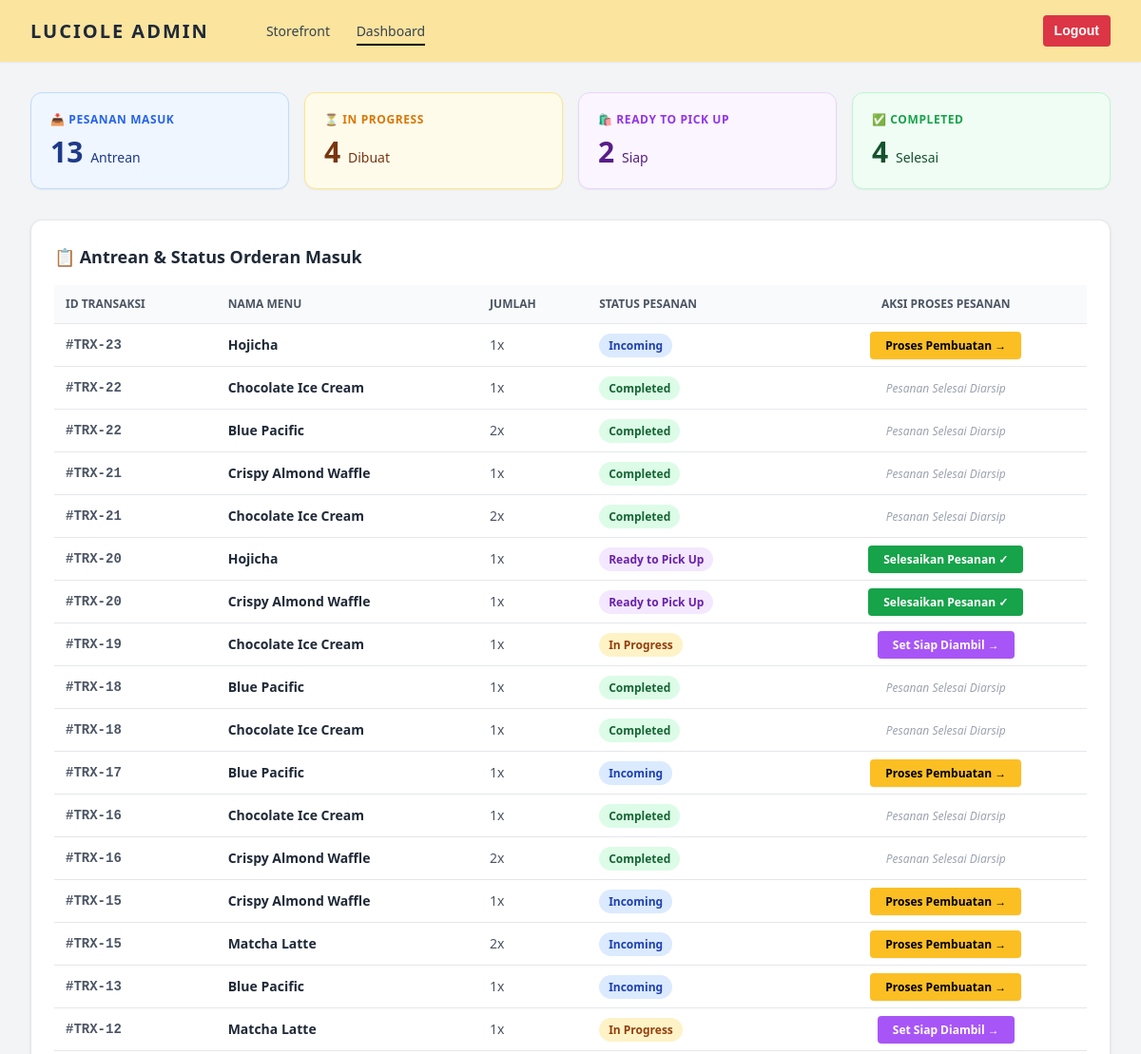
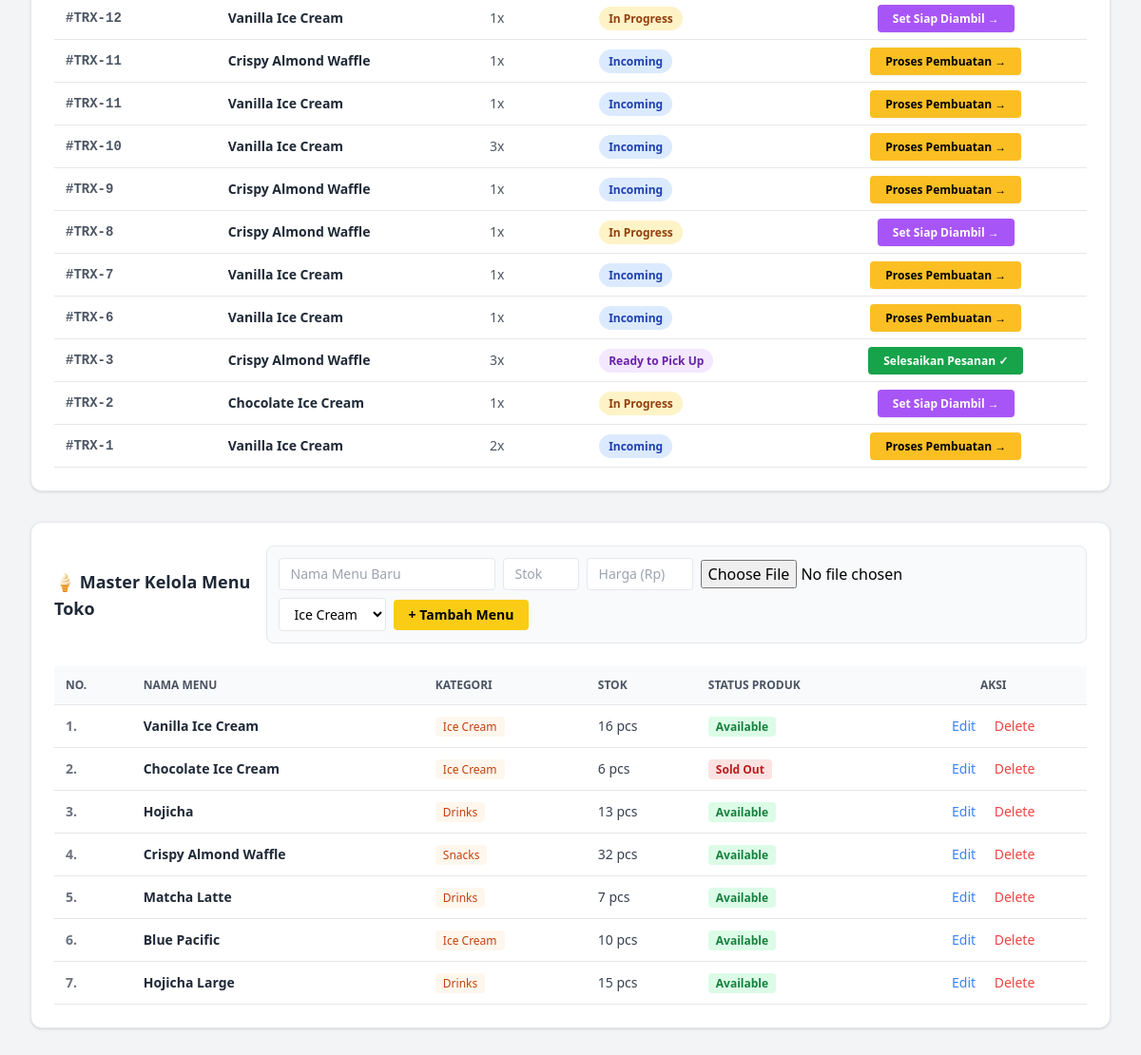
/dashboard.php (signed in), run on the app's committed database (2 pictures, top to bottom).
### tables this page shows
CREATE TABLE `transaction_detail` (
  `detail_id` int(11) NOT NULL,
  `transaction_id` int(11) NOT NULL,
  `menu_id` int(11) NOT NULL,
  `qty` int(11) NOT NULL,
  `price` int(11) NOT NULL
);

CREATE TABLE `transaction` (
  `transaction_id` int(11) NOT NULL,
  `menu_id` int(11) NOT NULL,
  `order_status` enum('Incoming','In Progress','Ready to Pick Up','Completed') NOT NULL DEFAULT 'Incoming',
  `created_at` timestamp NOT NULL DEFAULT current_timestamp()
);

CREATE TABLE `menu` (
  `menu_id` int(11) NOT NULL,
  `menu_name` varchar(255) NOT NULL,
  `price` int(11) DEFAULT NULL,
  `category` enum('Ice Cream','Drinks','Snacks') NOT NULL,
  `qty` int(11) NOT NULL DEFAULT 0,
  `status` enum('Available','Sold Out') NOT NULL DEFAULT 'Available',
  `image` varchar(255) DEFAULT NULL
);

### dashboard.php (the view, shortened to what this page needs)
<?php
include 'koneksi.php';
$menus = mysqli_query($conn, "SELECT * FROM Menu");
$orders_query = "SELECT t.transaction_id, t.order_status, m.menu_name, td.qty
                 FROM `Transaction` t
                 JOIN Transaction_Detail td ON t.transaction_id = td.transaction_id
                 JOIN Menu m ON td.menu_id = m.menu_id
                 ORDER BY t.transaction_id DESC";
$orders = mysqli_query($conn, $orders_query);
$count_incoming  = mysqli_num_rows(mysqli_query($conn, "SELECT * FROM `Transaction` WHERE order_status='Incoming'"));
$count_progress  = mysqli_num_rows(mysqli_query($conn, "SELECT * FROM `Transaction` WHERE order_status='In Progress'"));
$count_pickup    = mysqli_num_rows(mysqli_query($conn, "SELECT * FROM `Transaction` WHERE order_status='Ready to Pick Up'"));
$count_completed = mysqli_num_rows(mysqli_query($conn, "SELECT * FROM `Transaction` WHERE order_status='Completed'"));
?>
<!DOCTYPE html>
<html lang="en">
<head>
    <script src="https://cdn.tailwindcss.com"></script>
</head>
<body class="bg-gray-100 font-sans min-h-screen flex flex-col">
    <header class="bg-[#FBE49D] px-4 sm:px-8 py-4 flex flex-col sm:flex-row gap-4 items-center justify-between shadow-sm">
        <div class="flex flex-col sm:flex-row items-center gap-3 sm:space-x-12 text-center sm:text-left">
            <h1 class="text-xl font-bold tracking-widest text-gray-800">LUCIOLE ADMIN</h1>
            <nav class="space-x-6 text-sm font-medium text-gray-700">
                <a href="index.php" class="hover:text-black">Storefront</a>
                <a href="#" class="hover:text-black border-b-2 border-black pb-1">Dashboard</a>
            </nav>
        </div>
        <a href="logout.php"
       style="background-color: #dc3545; color: white; padding: 6px 12px; text-decoration: none; border-radius: 4px; font-family: sans-serif; font-size: 14px; font-weight: bold;"
       onclick="return confirm('Confirm Logout?');">
       Logout
    </a>
    </header>
    <main class="flex-1 p-8 space-y-8">
        <div class="grid grid-cols-1 sm:grid-cols-2 lg:grid-cols-4 gap-4">
            <div class="bg-blue-50 p-5 rounded-xl border border-blue-200 shadow-sm flex flex-col justify-between">
                <p class="text-xs font-bold uppercase tracking-wider text-blue-600">📥 Pesanan Masuk</p>
                <p class="text-3xl font-black text-blue-900 mt-2"><?= $count_incoming; ?> <span class="text-sm font-normal">Antrean</span></p>
            </div>
            <div class="bg-amber-50 p-5 rounded-xl border border-amber-200 shadow-sm flex flex-col justify-between">
                <p class="text-xs font-bold uppercase tracking-wider text-amber-600">⏳ In Progress</p>
                <p class="text-3xl font-black text-amber-900 mt-2"><?= $count_progress; ?> <span class="text-sm font-normal">Dibuat</span></p>
            </div>
            <div class="bg-purple-50 p-5 rounded-xl border border-purple-200 shadow-sm flex flex-col justify-between">
                <p class="text-xs font-bold uppercase tracking-wider text-purple-600">🛍️ Ready to Pick Up</p>
                <p class="text-3xl font-black text-purple-900 mt-2"><?= $count_pickup; ?> <span class="text-sm font-normal">Siap</span></p>
            </div>
            <div class="bg-green-50 p-5 rounded-xl border border-green-200 shadow-sm flex flex-col justify-between">
                <p class="text-xs font-bold uppercase tracking-wider text-green-600">✅ Completed</p>
                <p class="text-3xl font-black text-green-900 mt-2"><?= $count_completed; ?> <span class="text-sm font-normal">Selesai</span></p>
            </div>
        </div>
        <div class="bg-white rounded-xl shadow p-6 border border-gray-200">
            <h2 class="text-lg font-extrabold text-gray-800 mb-4">📋 Antrean & Status Orderan Masuk</h2>
            <div class="overflow-x-auto">
                <table class="w-full text-left border-collapse">
                    <thead>
                        <tr class="bg-gray-50 text-gray-600 text-xs font-bold uppercase border-b border-gray-200">
                            <th class="p-3">ID Transaksi</th>
                            <th class="p-3">Nama Menu</th>
                            <th class="p-3">Jumlah</th>
                            <th class="p-3">Status Pesanan</th>
                            <th class="p-3 text-center">Aksi Proses Pesanan</th>
                        </tr>
                    </thead>
                    <tbody class="text-sm">
                        <?php if(mysqli_num_rows($orders) > 0): ?>
                            <?php while($o = mysqli_fetch_assoc($orders)): ?>
                            <tr class="border-b hover:bg-gray-50">
                                <td class="p-3 font-mono font-bold text-gray-600">#TRX-<?= $o['transaction_id']; ?></td>
                                <td class="p-3 font-semibold text-gray-800"><?= htmlspecialchars($o['menu_name']); ?></td>
                                <td class="p-3 text-gray-600"><?= $o['qty']; ?>x</td>
                                <td class="p-3">
                                    <?php
                                        if($o['order_status'] == 'Incoming') echo '<span class="bg-blue-100 text-blue-800 px-2.5 py-1 rounded-full text-xs font-bold">Incoming</span>';
                                        elseif($o['order_status'] == 'In Progress') echo '<span class="bg-amber-100 text-amber-800 px-2.5 py-1 rounded-full text-xs font-bold">In Progress</span>';
                                        elseif($o['order_status'] == 'Ready to Pick Up') echo '<span class="bg-purple-100 text-purple-800 px-2.5 py-1 rounded-full text-xs font-bold">Ready to Pick Up</span>';
                                        else echo '<span class="bg-green-100 text-green-800 px-2.5 py-1 rounded-full text-xs font-bold">Completed</span>';
                                    ?>
                                </td>
                                <td class="p-3 text-center">
                                    <?php if($o['order_status'] == 'Incoming'): ?>
                                        <a href="controller.php?action=update_status&id=<?= $o['transaction_id']; ?>&status=In Progress" class="bg-amber-400 hover:bg-amber-500 text-xs font-bold px-4 py-1.5 rounded transition shadow-sm">Proses Pembuatan &rarr;</a>
                                    <?php elseif($o['order_status'] == 'In Progress'): ?>
                                        <a href="controller.php?action=update_status&id=<?= $o['transaction_id']; ?>&status=Ready to Pick Up" class="bg-purple-500 hover:bg-purple-600 text-white text-xs font-bold px-4 py-1.5 rounded transition shadow-sm">Set Siap Diambil &rarr;</a>
                                    <?php elseif($o['order_status'] == 'Ready to Pick Up'): ?>
                                        <a href="controller.php?action=update_status&id=<?= $o['transaction_id']; ?>&status=Completed" class="bg-green-600 hover:bg-green-700 text-white text-xs font-bold px-4 py-1.5 rounded transition shadow-sm">Selesaikan Pesanan ✓</a>
                                    <?php else: ?>
                                        <span class="text-gray-400 text-xs font-medium italic">Pesanan Selesai Diarsip</span>
                                    <?php endif; ?>
                                </td>
                            </tr>
                            <?php endwhile; ?>
                        <?php else: ?>
                            <tr>
                                <td colspan="5" class="p-6 text-center text-gray-400 italic">Belum ada pesanan masuk dari storefront pembeli.</td>
                            </tr>
                        <?php endif; ?>
                    </tbody>
                </table>
            </div>
        </div>
        <div class="bg-white rounded-xl shadow p-6 border border-gray-200">
            <div class="flex flex-col md:flex-row justify-between items-start md:items-center mb-6 gap-4">
                <h2 class="text-lg font-extrabold text-gray-800">🍦 Master Kelola Menu Toko</h2>
                <form action="controller.php" method="POST" enctype="multipart/form-data" class="flex flex-wrap gap-2 items-center bg-gray-50 p-3 rounded-lg border w-full md:w-auto">
                    <input type="text" name="menu_name" placeholder="Nama Menu Baru" class="px-3 py-1.5 text-sm rounded border bg-white focus:outline-none" required>
                    <input type="number" name="qty" placeholder="Stok" class="w-20 px-3 py-1.5 text-sm rounded border bg-white focus:outline-none" required>
                    <input type="number" name="price" placeholder="Harga (Rp)" class="w-28 px-3 py-1.5 text-sm rounded border bg-white focus:outline-none" required>
                    <input type="file" name="image" accept="image/*">
                    <select name="category" class="px-3 py-1.5 text-sm rounded border bg-white focus:outline-none" required>
                        <option value="Ice Cream">Ice Cream</option>
                    </select>
                    <button type="submit" class="bg-yellow-400 hover:bg-yellow-500 px-4 py-1.5 rounded text-sm font-semibold transition">+ Tambah Menu</button>
                </form>
            </div>
            <div class="overflow-x-auto">
                <table class="w-full text-left border-collapse">
                    <thead>
                        <tr class="bg-gray-50 text-gray-600 text-xs font-bold uppercase border-b border-gray-200">
                            <th class="p-3">No.</th>
                            <th class="p-3">Nama Menu</th>
                            <th class="p-3">Kategori</th>
                            <th class="p-3">Stok</th>
                            <th class="p-3">Status Produk</th>
                            <th class="p-3 text-center">Aksi</th>
                        </tr>
                    </thead>
                    <tbody class="text-sm">
                        <?php if(mysqli_num_rows($menus) > 0): ?>
                            <?php
                            $no = 1;
                            ?>
                            <?php while($m = mysqli_fetch_assoc($menus)): ?>
                            <tr class="border-b hover:bg-gray-50">
                                <td class="p-3 text-gray-500 font-semibold"><?= $no++; ?>.</td>
                                <td class="p-3 font-semibold text-gray-800"><?= htmlspecialchars($m['menu_name']); ?></td>
                                <td class="p-3"><span class="bg-orange-50 text-orange-700 font-medium px-2 py-0.5 rounded text-xs"><?= $m['category']; ?></span></td>
                                <td class="p-3 text-gray-700"><?= $m['qty']; ?> pcs</td>
                                <td class="p-3">
                                    <span class="px-2 py-0.5 rounded text-xs font-bold <?= $m['status']=='Available' ? 'bg-green-100 text-green-700' : 'bg-red-100 text-red-700'; ?>">
                                        <?= $m['status']; ?>
                                    </span>
                                </td>
                                <td class="p-3 text-center space-x-4">
                                    <a href="update.php?id=<?= $m['menu_id']; ?>" class="text-blue-500 hover:underline font-medium">Edit</a>
                                    <a href="controller.php?action=delete_menu&id=<?= $m['menu_id']; ?>" onclick="return confirm('Hapus menu ini?')" class="text-red-500 hover:underline font-medium">Delete</a>
                                </td>
                            </tr>
                            <?php endwhile; ?>
                        <?php else: ?>
                            <tr>
                                <td colspan="6" class="p-4 text-center text-gray-400 italic">Belum ada data menu di gudang.</td>
                            </tr>
                        <?php endif; ?>
                    </tbody>
                </table>
            </div>
        </div>
    </main>
</body>
</html>

### data on the page
transaction_detail: transaction.transaction_id "23", menu.menu_name "Hojicha", qty "1", shows "Incoming"
transaction_detail: transaction.transaction_id "22", menu.menu_name "Chocolate Ice Cream", qty "1", shows "Completed", shows "Pesanan Selesai Diarsip"
transaction_detail: transaction.transaction_id "22", menu.menu_name "Blue Pacific", qty "2", shows "Completed", shows "Pesanan Selesai Diarsip"
transaction_detail: transaction.transaction_id "21", menu.menu_name "Crispy Almond Waffle", qty "1", shows "Completed", shows "Pesanan Selesai Diarsip"
transaction_detail: transaction.transaction_id "21", menu.menu_name "Chocolate Ice Cream", qty "2", shows "Completed", shows "Pesanan Selesai Diarsip"
transaction_detail: transaction.transaction_id "20", menu.menu_name "Hojicha", qty "1", shows "Ready to Pick Up"
transaction_detail: transaction.transaction_id "20", menu.menu_name "Crispy Almond Waffle", qty "1", shows "Ready to Pick Up"
transaction_detail: transaction.transaction_id "19", menu.menu_name "Chocolate Ice Cream", qty "1", shows "In Progress"
transaction_detail: transaction.transaction_id "18", menu.menu_name "Blue Pacific", qty "1", shows "Completed", shows "Pesanan Selesai Diarsip"
transaction_detail: transaction.transaction_id "18", menu.menu_name "Chocolate Ice Cream", qty "1", shows "Completed", shows "Pesanan Selesai Diarsip"
transaction_detail: transaction.transaction_id "17", menu.menu_name "Blue Pacific", qty "1", shows "Incoming"
transaction_detail: transaction.transaction_id "16", menu.menu_name "Chocolate Ice Cream", qty "1", shows "Completed", shows "Pesanan Selesai Diarsip"
transaction_detail: transaction.transaction_id "16", menu.menu_name "Crispy Almond Waffle", qty "2", shows "Completed", shows "Pesanan Selesai Diarsip"
transaction_detail: transaction.transaction_id "15", menu.menu_name "Crispy Almond Waffle", qty "1", shows "Incoming"
transaction_detail: transaction.transaction_id "15", menu.menu_name "Matcha Latte", qty "2", shows "Incoming"
transaction_detail: transaction.transaction_id "13", menu.menu_name "Blue Pacific", qty "1", shows "Incoming"
transaction_detail: transaction.transaction_id "12", menu.menu_name "Matcha Latte", qty "1", shows "In Progress"
transaction_detail: transaction.transaction_id "12", menu.menu_name "Vanilla Ice Cream", qty "1", shows "In Progress"
transaction_detail: transaction.transaction_id "11", menu.menu_name "Crispy Almond Waffle", qty "1", shows "Incoming"
transaction_detail: transaction.transaction_id "11", menu.menu_name "Vanilla Ice Cream", qty "1", shows "Incoming"
transaction_detail: transaction.transaction_id "10", menu.menu_name "Vanilla Ice Cream", qty "3", shows "Incoming"
transaction_detail: transaction.transaction_id "9", menu.menu_name "Crispy Almond Waffle", qty "1", shows "Incoming"
transaction_detail: transaction.transaction_id "8", menu.menu_name "Crispy Almond Waffle", qty "1", shows "In Progress"
transaction_detail: transaction.transaction_id "7", menu.menu_name "Vanilla Ice Cream", qty "1", shows "Incoming"
transaction_detail: transaction.transaction_id "6", menu.menu_name "Vanilla Ice Cream", qty "1", shows "Incoming"
transaction_detail: transaction.transaction_id "3", menu.menu_name "Crispy Almond Waffle", qty "3", shows "Ready to Pick Up"
transaction_detail: transaction.transaction_id "2", menu.menu_name "Chocolate Ice Cream", qty "1", shows "In Progress"
transaction_detail: transaction.transaction_id "1", menu.menu_name "Vanilla Ice Cream", qty "2", shows "Incoming"
menu: menu_name "Vanilla Ice Cream", category "Ice Cream", qty "16", status "Available"
menu: menu_name "Chocolate Ice Cream", category "Ice Cream", qty "6", status "Sold Out"
menu: menu_name "Hojicha", category "Drinks", qty "13", status "Available"
menu: menu_name "Crispy Almond Waffle", category "Snacks", qty "32", status "Available"
menu: menu_name "Matcha Latte", category "Drinks", qty "7", status "Available"
menu: menu_name "Blue Pacific", category "Ice Cream", qty "10", status "Available"
menu: menu_name "Hojicha Large", category "Drinks", qty "15", status "Available"

### other printed values
$count_incoming "13"
$count_progress "4"
$count_pickup "2"
$count_completed "4"
